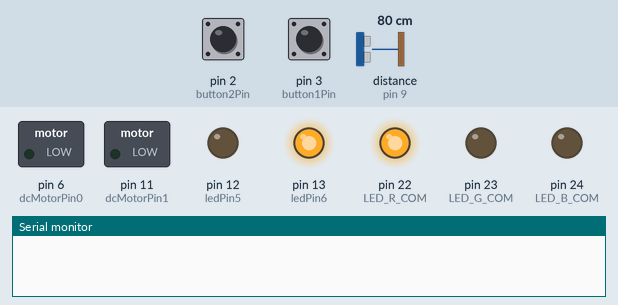
Recording of a sketch running on a simulated Arduino Mega 2560, built with avr-gcc and run on an emulated ATmega2560. Parts: switched loads named in the sketch (green lamp = pin HIGH), output pins drawn as LEDs (lit = HIGH), the last lines printed to the serial monitor. Inputs (shaded band) come from the test bench; at power-on: pin 3 (button1Pin) HIGH, distance to the obstacle (sensor on pin 9) 80 cm, pin 2 (button2Pin) HIGH. The echo pulse lasts 58.3 µs per cm.

Above: at 1.2 s.
1.3 s: pin 3 (button1Pin) pulled LOW for 0.15 s
At 2.2 s:
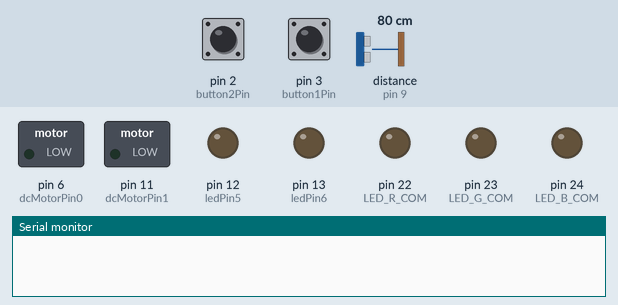
4.4 s: distance to the obstacle (sensor on pin 9) set to 5 cm
7.4 s: distance to the obstacle (sensor on pin 9) set to 2 cm
At 7.7 s:
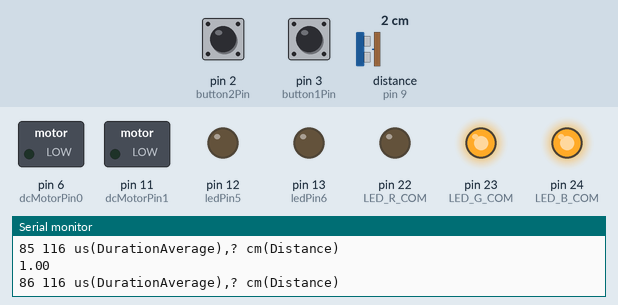
8.9 s: distance to the obstacle (sensor on pin 9) set to 44 cm
11.9 s: distance to the obstacle (sensor on pin 9) set to 55 cm
At 13.0 s:
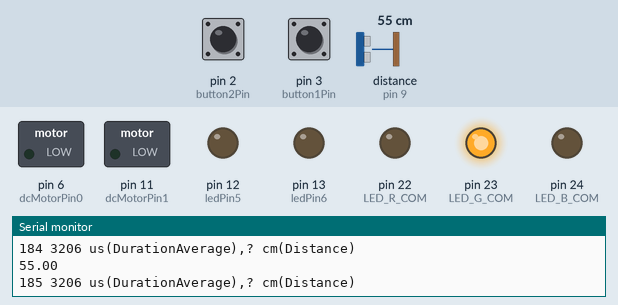
14.9 s: distance to the obstacle (sensor on pin 9) set to 96 cm
17.9 s: distance to the obstacle (sensor on pin 9) set to 102 cm
At 19.3 s:
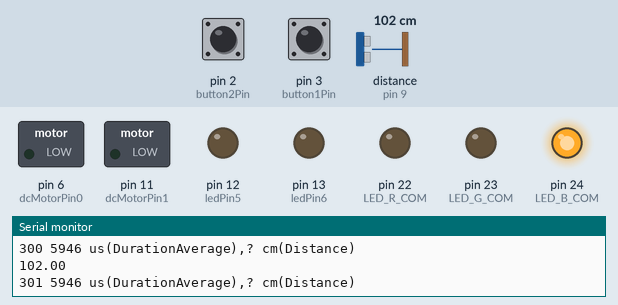
Timing chart, 0 to 20.4 s (numbered marks = the images above; inputs shaded):
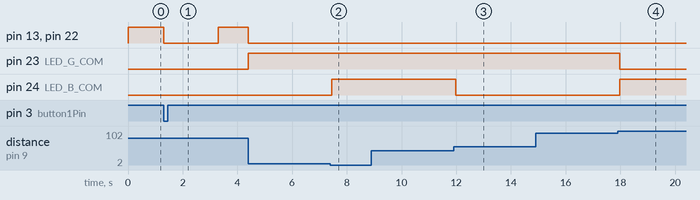

The sketch:

Mini4_NEW.ino
```cpp
#include <Arduino.h>

#define LED_R_COM 22
#define LED_G_COM 23
#define LED_B_COM 24
const int button1Pin = 3;     // ボタン1
const int button2Pin = 2;     // ボタン2
const int ledPin5 = 12;       // LED5_ONOFFモーターと無関係
const int ledPin6 = 13;       // LED6_ONOFFモーターと無関係
//const int dcMotorPin0 = 9;   // DCモーター1のpin１
//const int dcMotorPin1 = 10;  // DCモーター1のpin２
const int dcMotorPin0 = 6;   // DCモーター2のpin１
const int dcMotorPin1 = 11;  // DCモーター2のpin２
uint8_t g_sw1 = 0;	// ボタン1押下SW
uint8_t g_sw2 = 0;	// ボタン2押下SW
// HC-SR04 距離計用の変数
int Trig = 12;
int Echo = 9;
unsigned long time_start = 0;
unsigned long time_total = 0;
unsigned long toggle_count = 0;
unsigned long DurationAverage;  // 応答時間　us
unsigned long DurationAverageHalf;  // 応答時間片道 us
float Distance;  // 距離
unsigned int SpeedOfSound;  // 音速　m/s
float temp_c = 0;  // 摂氏値( ℃ )

void setup()  {
	// LEDピンを出力
	pinMode(ledPin5, OUTPUT);
	pinMode(ledPin6, OUTPUT);
    led5_off();
    led6_off();

	// LEDの色を出力
    pinMode(LED_R_COM, OUTPUT);
    pinMode(LED_G_COM, OUTPUT);
    pinMode(LED_B_COM, OUTPUT);
    led_red_off();
    led_green_off();
    led_blue_off();

    // ボタンを入力として初期化
    pinMode(button1Pin, INPUT_PULLUP);
    pinMode(button2Pin, INPUT_PULLUP);

    // DCモーターピンを出力として初期化
    pinMode(dcMotorPin0, OUTPUT);
    pinMode(dcMotorPin1, OUTPUT);
    // DCモーターを停止（両方に同じ値を入れると停止）
    analogWrite(dcMotorPin0, 0);
    analogWrite(dcMotorPin1, 0);

    // SR04
    pinMode( Trig,OUTPUT );
    pinMode( Echo,INPUT );
    digitalWrite( Trig, LOW );

    Serial.begin(9600);
}

int i=0;
// -------------------------------------------------------------
void loop()  {
    float temp;
    char msg[256];
    unsigned long time_now = 0;

// スタートボタン状態を読み込む
	if(g_sw1==0){
		led_red_on();
		led6_on();
		// ボタンが押されるのを待つ
		while(digitalRead(button1Pin)==1)      ;
		led_red_off();
		led6_off();
		g_sw1=1;
		time_start=millis();
		delay( 2000 );	//押されてから一秒後にスタート
//        motor_on();	// スタート
		led_red_on();
		led6_on();
	}

	// 時間 経過時間=time_total(1000msの動いていない時間含む)
	time_now = millis();
	time_total = time_now-time_start;
//	Serial.println( time_total );

	// センサー距離を計測
	get_Duration_1times();
	// 温度センサー
//	get_temperature();  // temp_c セット

	// 距離の計算:取得できない場合は前の値を採用
        if ( DurationAverage > 0 )
	{
		i++;
                temp_c = 22.0;    // 気温
		SpeedOfSound = 331.5 + 0.6*temp_c; // 音速 ultrasonic speed is 340m/s = 34000cm/s = 0.034cm/us
//                Serial.println( SpeedOfSound );
                DurationAverageHalf = DurationAverage/2;
//                Serial.println( DurationAverageHalf );
                Distance = (DurationAverageHalf * SpeedOfSound * 100) / 1000000;
                Serial.println( Distance );
//        	sprintf( msg,"%d %d us(DurationAverage), %lu m/s(SpeedOfSound),%f cm(Distance)",i, DurationAverage,SpeedOfSound,Distance);
        	sprintf( msg,"%d %d us(DurationAverage),%f cm(Distance)",i, DurationAverage,Distance);
                Serial.println( msg );
	}else{
                Serial.println( "距離取得失敗" );
        }


	// 測定と計算終了
//	led_blue_off();  led_green_off();  led_red_off();

	// *****時間と距離でモーターコントロールここから*****
	// 場合わけでLEDを点灯
	if(time_total<2500){
//		motor_on();		// フルここまでは時間だけ
	}else if(time_total<2800){
//		motor_on12();		// フルここまでは時間だけ
	}else if(time_total<3000){
//		motor_on();		// フルここまでは時間だけ
//	}else if(time_total<6000){
	}else if(time_total<20000){	// 開始から10000ms未満
		// 距離を確認する。
		if ( Distance < (2+1) ){	// 2cm以下は微妙、車体先頭から2cm以上離して取付。実質1cm以下
			led_blue_on();
//	motor_break();
		}else if ( Distance < 4 ){
		}else if ( Distance < 5 ){
		}else if ( Distance < 6 ){
		}else if ( Distance < 7 ){	// 実質5cm以下
          		led_all_off();
			led_red_on();	motor_free();
		}else if ( Distance < 8 ){
		}else if ( Distance < 9 ){
		}else if ( Distance < 10 ){
		}else if ( Distance < 11 ){
		}else if ( Distance < 12 ){ 	// 実質10cm以下
			led_blue_on();	led_green_on();
//	motor_on12();
		}else if ( Distance < 20 ){
		}else if ( Distance < 50 ){
		}else if ( Distance < 100 ){
          		led_all_off();
			led_green_on();
//	motor_on12();
                        delay(1);
		}else{
			// それ以外の距離（遠い）
          		led_all_off();
			led_blue_on();
//			motor_on();
                        delay(10);
		}
	}else{
		// 時間オーバー停止
//		led_all_off();
		motor_free();
		while(1)	;
	}
	// *****時間と距離でモーターコントロールここまで*****

	// ストップボタン
	if(g_sw2==0){
        // ボタンが押されたら終了:LED OFF モーターOFF
		if(digitalRead(button2Pin)==0){
			led_all_off();
			motor_free();
			while(1)	;
                }
    	}

}
// -------------------------------------------------------


// LEDカラー（ON/OFFは制御しない）
void led_red_on(){	digitalWrite(LED_R_COM, HIGH);	}
void led_green_on(){	digitalWrite(LED_G_COM, HIGH);	}
void led_blue_on(){	digitalWrite(LED_B_COM, HIGH);	}
void led_red_off(){	digitalWrite(LED_R_COM, LOW);	}
void led_green_off(){	digitalWrite(LED_G_COM, LOW);	}
void led_blue_off(){	digitalWrite(LED_B_COM, LOW);	}
// LED ON/OFF
void led5_on(){	digitalWrite(ledPin5, HIGH);	}
void led6_on(){	digitalWrite(ledPin6, HIGH);	}
void led5_off(){	digitalWrite(ledPin5, LOW);	}
void led6_off(){	digitalWrite(ledPin6, LOW);	}
// LED すべてOFF
void led_all_off(){
    led5_off();
    led6_off();
    led_red_off();
    led_green_off();
    led_blue_off();
}

// 超音波エコー1回取得 5mで30ms
void get_Duration_1times(){
  char msg[256];
  delayMicroseconds( 3 );
  digitalWrite( Trig, HIGH );
  delayMicroseconds( 11 );
  digitalWrite( Trig, LOW );
  DurationAverage = pulseIn( Echo, HIGH );
//  Serial.println( DurationAverage );
}

//デジタル10オン,アナログ9=0→正転
//デジタル10オフ,アナログ9=255→逆転
//デジタル10オフ,アナログ9=0→停止フリー
//デジタル10オン,アナログ9=255→停止ブレーキ
//デジタル11オフ,アナログ6=255→正転
//デジタル11オン,アナログ6=0→逆転
//デジタル11オフ,アナログ6=0→停止フリー
//デジタル11オン,アナログ6=255→停止ブレーキ

void motor_on(){
//	digitalWrite(dcMotorPin1, HIGH);
//	analogWrite(dcMotorPin0, 0);
	digitalWrite(dcMotorPin1, LOW);
	analogWrite(dcMotorPin0, 255);
}
void motor_on12(){
//	digitalWrite(dcMotorPin1, HIGH);
//	analogWrite(dcMotorPin0, 128);
	digitalWrite(dcMotorPin1, LOW);
	analogWrite(dcMotorPin0, 128);
}
void motor_on23(){
//	digitalWrite(dcMotorPin1, HIGH);
//	analogWrite(dcMotorPin0, 85);
	digitalWrite(dcMotorPin1, LOW);
	analogWrite(dcMotorPin0, 85);
}
void motor_free(){
	digitalWrite(dcMotorPin1, LOW);
	analogWrite(dcMotorPin0, 0);
}
void motor_break(){
	digitalWrite(dcMotorPin1, HIGH);
	analogWrite(dcMotorPin0, 255);
}


// 温度取得
void get_temperature(){
	float a_in;          // アナログ入力値
	a_in = analogRead(0);
	// 入力値を摂氏に換算
	temp_c = ((5 * a_in) / 1024) * 100;
}
```

Measured:
- the behaviour switches between 4 and 3 cm on distance to the obstacle (sensor on pin 9) (found by bisection; images 1 and 2)
- the behaviour switches between 49 and 50 cm on distance to the obstacle (sensor on pin 9) (found by bisection; images 2 and 3)
- the behaviour switches between 99 and 100 cm on distance to the obstacle (sensor on pin 9) (found by bisection; images 3 and 4)
- after the input at 1.3 s, pin 13 (ledPin6), pin 22 (LED_R_COM): HIGH → LOW at once, → HIGH 2.0 s later, → LOW 1.1 s later; pin 23 (LED_G_COM): LOW → HIGH after 3.1 s
- after the input at 7.4 s, pin 24 (LED_B_COM): LOW → HIGH after 0.06 s
- after the input at 11.9 s, pin 24 (LED_B_COM): HIGH → LOW after 0.07 s
- after the input at 17.9 s, pin 23 (LED_G_COM): HIGH → LOW after 0.08 s; pin 24 (LED_B_COM): LOW → HIGH after 0.08 s
